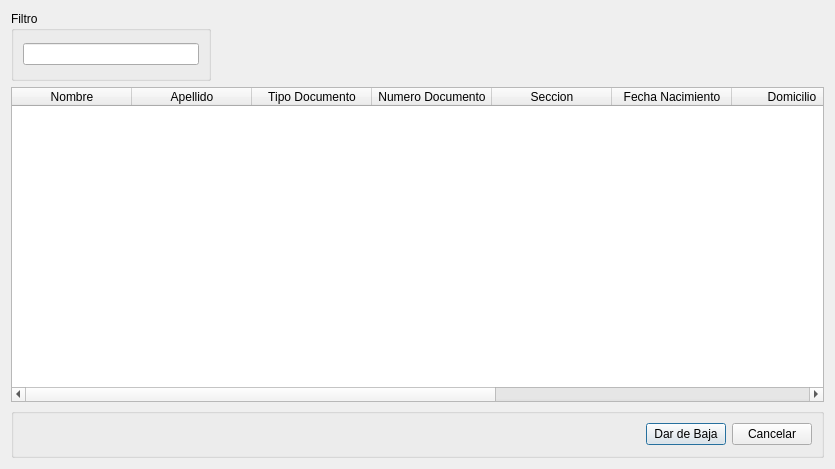
<?xml version="1.0" encoding="UTF-8"?>
<ui version="4.0">
 <class>DialogBajaPersonal</class>
 <widget class="QDialog" name="DialogBajaPersonal">
  <property name="geometry">
   <rect>
    <x>0</x>
    <y>0</y>
    <width>835</width>
    <height>469</height>
   </rect>
  </property>
  <property name="windowTitle">
   <string>Baja de Personal</string>
  </property>
  <property name="windowIcon">
   <iconset resource="../recursos.qrc">
    <normaloff>:/recursos/iconos/logoDivisionTransporte.png</normaloff>:/recursos/iconos/logoDivisionTransporte.png</iconset>
  </property>
  <layout class="QGridLayout" name="gridLayout">
   <item row="0" column="0">
    <widget class="QGroupBox" name="groupBox_5">
     <property name="minimumSize">
      <size>
       <width>150</width>
       <height>70</height>
      </size>
     </property>
     <property name="maximumSize">
      <size>
       <width>200</width>
       <height>70</height>
      </size>
     </property>
     <property name="title">
      <string>Filtro</string>
     </property>
     <layout class="QHBoxLayout" name="horizontalLayout">
      <item>
       <widget class="QLineEdit" name="lineEditBuscarDocumento"/>
      </item>
     </layout>
    </widget>
   </item>
   <item row="0" column="1">
    <spacer name="horizontalSpacer">
     <property name="orientation">
      <enum>Qt::Horizontal</enum>
     </property>
     <property name="sizeHint" stdset="0">
      <size>
       <width>449</width>
       <height>57</height>
      </size>
     </property>
    </spacer>
   </item>
   <item row="2" column="0" colspan="2">
    <widget class="QGroupBox" name="groupBox_3">
     <property name="minimumSize">
      <size>
       <width>50</width>
       <height>50</height>
      </size>
     </property>
     <property name="title">
      <string/>
     </property>
     <layout class="QHBoxLayout" name="horizontalLayout_3">
      <item>
       <spacer name="horizontalSpacer_2">
        <property name="orientation">
         <enum>Qt::Horizontal</enum>
        </property>
        <property name="sizeHint" stdset="0">
         <size>
          <width>40</width>
          <height>20</height>
         </size>
        </property>
       </spacer>
      </item>
      <item>
       <widget class="QPushButton" name="pushButtonDarDeBaja">
        <property name="text">
         <string>Dar de Baja</string>
        </property>
       </widget>
      </item>
      <item>
       <widget class="QPushButton" name="pushButtonCancelar">
        <property name="text">
         <string>Cancelar</string>
        </property>
       </widget>
      </item>
     </layout>
    </widget>
   </item>
   <item row="1" column="0" colspan="2">
    <widget class="QTableWidget" name="tableWidgetDatosEmpleados">
     <property name="minimumSize">
      <size>
       <width>691</width>
       <height>216</height>
      </size>
     </property>
     <attribute name="horizontalHeaderDefaultSectionSize">
      <number>120</number>
     </attribute>
     <column>
      <property name="text">
       <string>Nombre</string>
      </property>
     </column>
     <column>
      <property name="text">
       <string>Apellido</string>
      </property>
     </column>
     <column>
      <property name="text">
       <string>Tipo Documento</string>
      </property>
     </column>
     <column>
      <property name="text">
       <string>Numero Documento</string>
      </property>
     </column>
     <column>
      <property name="text">
       <string>Seccion</string>
      </property>
     </column>
     <column>
      <property name="text">
       <string>Fecha Nacimiento</string>
      </property>
     </column>
     <column>
      <property name="text">
       <string>Domicilio</string>
      </property>
     </column>
     <column>
      <property name="text">
       <string>Email</string>
      </property>
     </column>
     <column>
      <property name="text">
       <string>Telefono</string>
      </property>
     </column>
     <column>
      <property name="text">
       <string>Fecha Alta</string>
      </property>
     </column>
    </widget>
   </item>
  </layout>
 </widget>
 <resources>
  <include location="../recursos.qrc"/>
 </resources>
 <connections/>
</ui>
